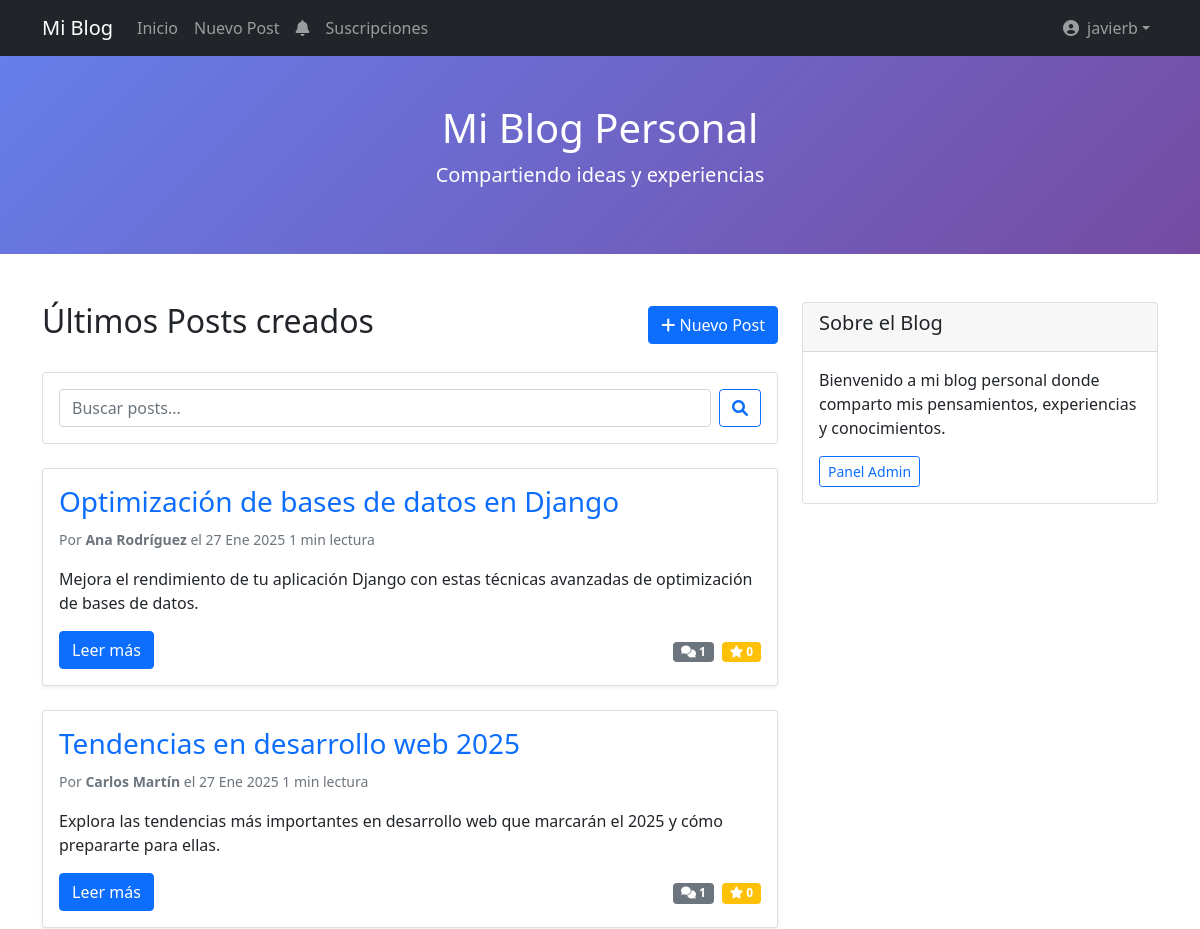
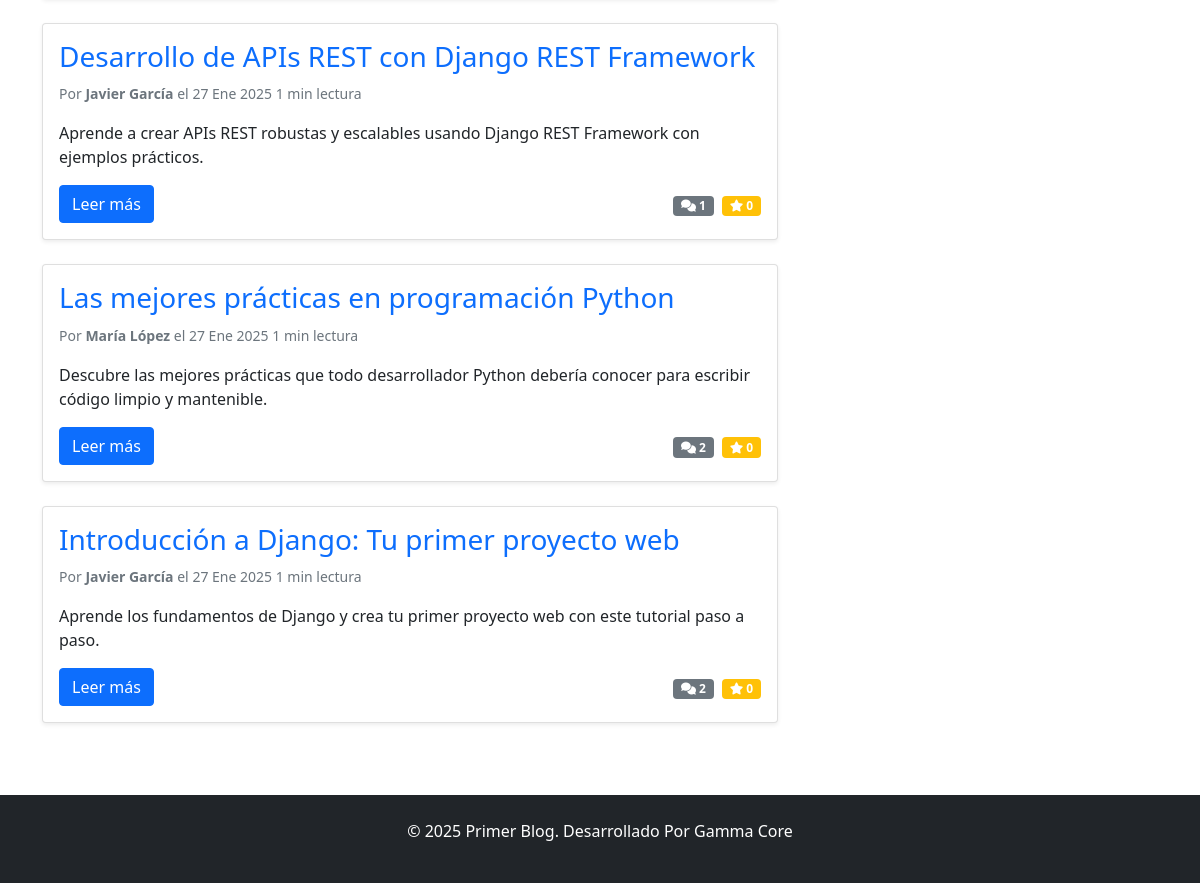
Screenshot of / (signed in) with the database file from the repository (2 pictures, top to bottom).
### blog/models.py (models this page shows, shortened)
class Post(models.Model):
    title = models.CharField(max_length=200, verbose_name='Título')
    slug = models.SlugField(max_length=200, unique=True)
    author = models.ForeignKey(User, on_delete=models.CASCADE, verbose_name='Autor')
    content = RichTextField(verbose_name='Contenido')
    excerpt = models.TextField(max_length=300, blank=True, verbose_name='Resumen')
    cover_image = models.ImageField(upload_to='posts/', blank=True, null=True, verbose_name='Imagen de portada')
    tags = TaggableManager(verbose_name='Etiquetas')
    created_date = models.DateTimeField(default=timezone.now, verbose_name='Fecha de creación')
    published_date = models.DateTimeField(blank=True, null=True, verbose_name='Fecha de publicación')
    published = models.BooleanField(default=False, verbose_name='Publicado')
    class Meta:
        ordering = ['-created_date']
        verbose_name = 'Post'
        verbose_name_plural = 'Posts'
    def get_absolute_url(self):
        return reverse('blog:post_detail', kwargs={'slug': self.slug})
    @property
    def reading_time(self):
        text = strip_tags(self.content or "")
        word_count = len(text.split())
        minutes = math.ceil(word_count / 200) if word_count > 0 else 1
        return max(1, int(minutes))
    def get_rating_count(self):
        return self.reviews.count()
    def get_approved_comments_count(self):
        return self.comments.filter(is_approved=True).count()

### blog/views.py (the view)
# urls.py: path('', views.post_list, name='post_list'),
def post_list(request):
    posts = Post.objects.filter(published=True).order_by('-published_date')
    search_query = request.GET.get('q')
    if search_query:
        posts = posts.filter(
            Q(title__icontains=search_query) |
            Q(content__icontains=search_query) |
            Q(excerpt__icontains=search_query)
        )
    paginator = Paginator(posts, 10)  # 10 posts por página
    page_number = request.GET.get('page')
    page_obj = paginator.get_page(page_number)
    return render(request, 'blog/post_list.html', {
        'page_obj': page_obj,
        'search_query': search_query
    })

### blog/templates/blog/post_list.html (shortened to what this page needs)
{% extends 'base.html' %}
{% block content %}
<div class="row">
    <div class="col-md-8">
        <div class="d-flex justify-content-between align-items-center mb-4">
            <h2>Últimos Posts creados</h2>
            {% if user.is_authenticated %}
                <a href="{% url 'blog:post_create' %}" class="btn btn-primary">
                    <i class="fas fa-plus"></i> Nuevo Post
                </a>
            {% endif %}
        </div>
        <div class="card mb-4">
            <div class="card-body">
                <form method="get" class="d-flex">
                    <input type="text" name="q" class="form-control me-2"
                           placeholder="Buscar posts..." value="{{ search_query|default:'' }}">
                    <button type="submit" class="btn btn-outline-primary">
                        <i class="fas fa-search"></i>
                    </button>
                </form>
            </div>
        </div>
        {% for post in page_obj %}
            <div class="card post-card mb-4 shadow-sm">
                <div class="card-body">
                    <h3 class="card-title">
                        <a href="{{ post.get_absolute_url }}" class="text-decoration-none">
                            {{ post.title }}
                        </a>
                    </h3>
                    <p class="card-text text-muted">
                        <small>
                            Por <strong>{{ post.author.first_name }} {{ post.author.last_name }}</strong>
                            el {{ post.published_date|date:"d M Y" }} {{ post.reading_time }} min lectura
                        </small>
                    </p>
                    {% if post.excerpt %}
                        <p class="card-text">{{ post.excerpt }}</p>
                    {% else %}
                        <p class="card-text">{{ post.content|striptags|truncatewords:30 }}</p>
                    {% endif %}
                    <div class="d-flex justify-content-between align-items-center">
                        <a href="{{ post.get_absolute_url }}" class="btn btn-primary">
                            Leer más
                        </a>
                        <div>
                            <span class="badge bg-secondary me-1">
                                <i class="fas fa-comments"></i> {{ post.get_approved_comments_count }}
                            </span>
                            <span class="badge bg-warning">
                                <i class="fas fa-star"></i> {{ post.get_rating_count }}
                            </span>
                        </div>
                    </div>
                </div>
            </div>
        {% empty %}
            <div class="alert alert-info">
                <h4>No hay posts publicados</h4>
                <p>¡Vuelve pronto para ver nuevos contenidos!</p>
            </div>
        {% endfor %}
    </div>
    <div class="col-md-4">
        <div class="card">
            <div class="card-header">
                <h5>Sobre el Blog</h5>
            </div>
            <div class="card-body">
                <p>Bienvenido a mi blog personal donde comparto mis pensamientos, experiencias y conocimientos.</p>
                <a href="/admin/" class="btn btn-outline-primary btn-sm">Panel Admin</a>
            </div>
        </div>
    </div>
</div>
{% endblock %}

### blog/templates/base.html (shortened to what this page needs)
<!DOCTYPE html>
<html lang="es">
<head>
    <link href="https://cdn.jsdelivr.net/npm/bootstrap@5.1.3/dist/css/bootstrap.min.css" rel="stylesheet">
    <link href="https://cdnjs.cloudflare.com/ajax/libs/font-awesome/6.0.0/css/all.min.css" rel="stylesheet">
</head>
<body>
    <nav class="navbar navbar-expand-lg navbar-dark bg-dark">
        <div class="container">
            <a class="navbar-brand" href="{% url 'blog:post_list' %}">Mi Blog</a>
            <div class="collapse navbar-collapse" id="navbarNav">
                <ul class="navbar-nav me-auto">
                    <li class="nav-item">
                        <a class="nav-link" href="{% url 'blog:post_list' %}">Inicio</a>
                    </li>
                    {% if user.is_authenticated %}
                        <li class="nav-item">
                            <a class="nav-link" href="{% url 'blog:post_create' %}">Nuevo Post</a>
                        </li>
                        <li class="nav-item">
                            <a class="nav-link position-relative" href="{% url 'blog:notifications' %}">
                                <i class="fas fa-bell"></i>
                            </a>
                        </li>
                        <li class="nav-item">
                            <a class="nav-link" href="{% url 'blog:subscriptions' %}">Suscripciones</a>
                        </li>
                    {% endif %}
                </ul>
                <ul class="navbar-nav">
                    {% if user.is_authenticated %}
                        <li class="nav-item dropdown">
                            <a class="nav-link dropdown-toggle d-flex align-items-center" href="#" role="button" data-bs-toggle="dropdown">
                                {% if user.profile.avatar %}
                                    <img src="{{ user.profile.avatar.url }}" alt="Avatar" class="rounded-circle me-2" width="30" height="30">
                                {% else %}
                                    <i class="fas fa-user-circle me-2"></i>
                                {% endif %}
                                {{ user.username }}
                            </a>
                        </li>
                    {% endif %}
                </ul>
            </div>
        </div>
    </nav>
    <header class="blog-header py-5 text-white text-center">
        <div class="container">
            <h1><a href="{% url 'blog:post_list' %}" class="text-white text-decoration-none">Mi Blog Personal</a></h1>
            <p class="lead">Compartiendo ideas y experiencias</p>
        </div>
    </header>
    <main class="container my-5">
        {% block content %}
        {% endblock %}
    </main>
    <footer class="bg-dark text-white text-center py-4 mt-5">
        <p>&copy; 2025 Primer Blog. Desarrollado Por Gamma Core</p>
    </footer>
</body>
</html>

### blog/templates/base.html (style rules this page uses)
.blog-header { background: linear-gradient(135deg, #667eea 0%, #764ba2 100%); }
.post-card { transition: transform 0.2s; }

### rows the page displays
Post: title "Optimización de bases de datos en Django", author.first_name "Ana", author.last_name "Rodríguez", published_date "27 Ene 2025", reading_time "1", excerpt "Mejora el rendimiento de tu aplicación Django con estas técnicas avanzadas de optimización de bases de datos.", get_approved_comments_count "1", get_rating_count "0"
Post: title "Tendencias en desarrollo web 2025", author.first_name "Carlos", author.last_name "Martín", published_date "27 Ene 2025", reading_time "1", excerpt "Explora las tendencias más importantes en desarrollo web que marcarán el 2025 y cómo prepararte para ellas.", get_approved_comments_count "1", get_rating_count "0"
Post: title "Desarrollo de APIs REST con Django REST Framework", author.first_name "Javier", author.last_name "García", published_date "27 Ene 2025", reading_time "1", excerpt "Aprende a crear APIs REST robustas y escalables usando Django REST Framework con ejemplos prácticos.", get_approved_comments_count "1", get_rating_count "0"
Post: title "Las mejores prácticas en programación Python", author.first_name "María", author.last_name "López", published_date "27 Ene 2025", reading_time "1", excerpt "Descubre las mejores prácticas que todo desarrollador Python debería conocer para escribir código limpio y mantenible.", get_approved_comments_count "2", get_rating_count "0"
Post: title "Introducción a Django: Tu primer proyecto web", author.first_name "Javier", author.last_name "García", published_date "27 Ene 2025", reading_time "1", excerpt "Aprende los fundamentos de Django y crea tu primer proyecto web con este tutorial paso a paso.", get_approved_comments_count "2", get_rating_count "0"

### other values shown
{{ user.username }} "javierb"
